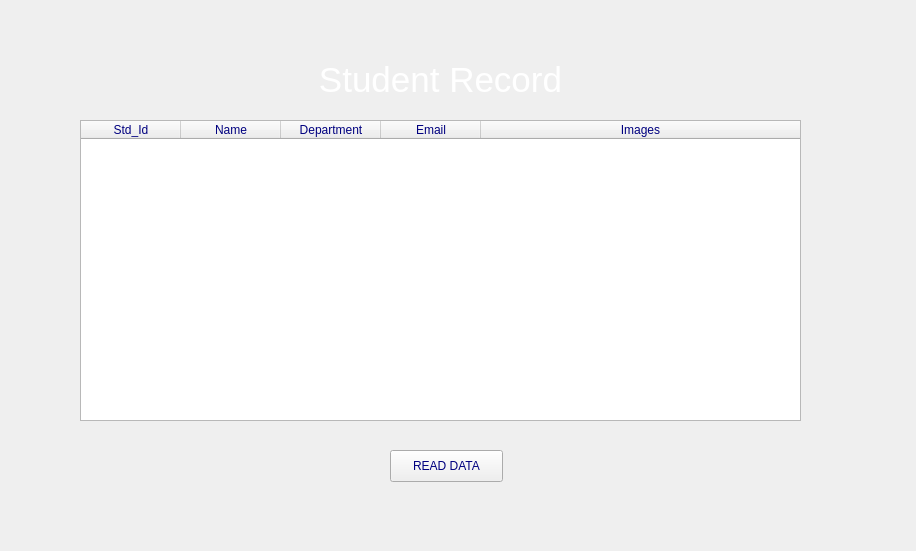
<?xml version="1.0" encoding="UTF-8"?>
<ui version="4.0">
 <class>MainWindow</class>
 <widget class="QMainWindow" name="MainWindow">
  <property name="enabled">
   <bool>true</bool>
  </property>
  <property name="geometry">
   <rect>
    <x>0</x>
    <y>0</y>
    <width>916</width>
    <height>551</height>
   </rect>
  </property>
  <property name="minimumSize">
   <size>
    <width>8</width>
    <height>0</height>
   </size>
  </property>
  <property name="windowTitle">
   <string>MainWindow</string>
  </property>
  <property name="styleSheet">
   <string notr="true">color: rgb(0, 0, 127);</string>
  </property>
  <widget class="QWidget" name="centralwidget">
   <widget class="QTableWidget" name="tableWidget">
    <property name="geometry">
     <rect>
      <x>80</x>
      <y>120</y>
      <width>721</width>
      <height>301</height>
     </rect>
    </property>
    <property name="autoFillBackground">
     <bool>false</bool>
    </property>
    <property name="lineWidth">
     <number>1</number>
    </property>
    <property name="alternatingRowColors">
     <bool>true</bool>
    </property>
    <property name="rowCount">
     <number>0</number>
    </property>
    <property name="columnCount">
     <number>5</number>
    </property>
    <attribute name="horizontalHeaderShowSortIndicator" stdset="0">
     <bool>true</bool>
    </attribute>
    <attribute name="horizontalHeaderStretchLastSection">
     <bool>true</bool>
    </attribute>
    <attribute name="verticalHeaderVisible">
     <bool>true</bool>
    </attribute>
    <column>
     <property name="text">
      <string>Std_Id</string>
     </property>
    </column>
    <column>
     <property name="text">
      <string>Name</string>
     </property>
    </column>
    <column>
     <property name="text">
      <string>Department</string>
     </property>
    </column>
    <column>
     <property name="text">
      <string>Email</string>
     </property>
    </column>
    <column>
     <property name="text">
      <string>Images</string>
     </property>
    </column>
   </widget>
   <widget class="QLabel" name="label">
    <property name="geometry">
     <rect>
      <x>80</x>
      <y>60</y>
      <width>721</width>
      <height>41</height>
     </rect>
    </property>
    <property name="font">
     <font>
      <pointsize>26</pointsize>
     </font>
    </property>
    <property name="text">
     <string>&lt;html&gt;&lt;head/&gt;&lt;body&gt;&lt;p&gt;&lt;span style=&quot; color:#ffffff;&quot;&gt;Student Record&lt;/span&gt;&lt;/p&gt;&lt;/body&gt;&lt;/html&gt;</string>
    </property>
    <property name="alignment">
     <set>Qt::AlignCenter</set>
    </property>
   </widget>
   <widget class="QPushButton" name="readBtn">
    <property name="geometry">
     <rect>
      <x>390</x>
      <y>450</y>
      <width>113</width>
      <height>32</height>
     </rect>
    </property>
    <property name="text">
     <string>READ DATA</string>
    </property>
   </widget>
   <widget class="QLabel" name="label_2">
    <property name="geometry">
     <rect>
      <x>0</x>
      <y>0</y>
      <width>921</width>
      <height>551</height>
     </rect>
    </property>
    <property name="text">
     <string/>
    </property>
    <property name="pixmap">
     <pixmap>../FirstProg/A.I2.PNG</pixmap>
    </property>
    <property name="scaledContents">
     <bool>true</bool>
    </property>
   </widget>
   <zorder>label_2</zorder>
   <zorder>tableWidget</zorder>
   <zorder>label</zorder>
   <zorder>readBtn</zorder>
  </widget>
 </widget>
 <resources/>
 <connections/>
</ui>
